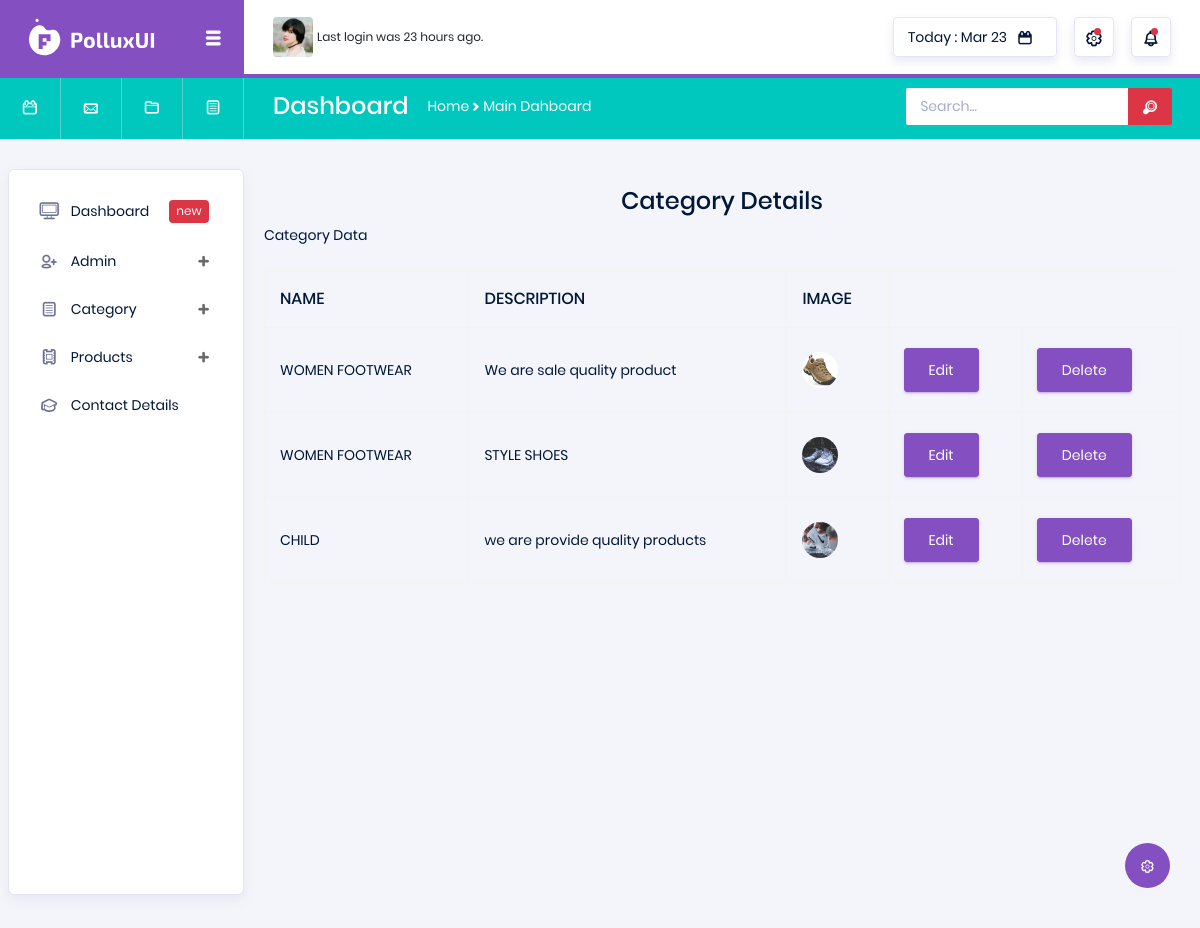
/Shoes/items/, run on an earlier commit of the app's database.
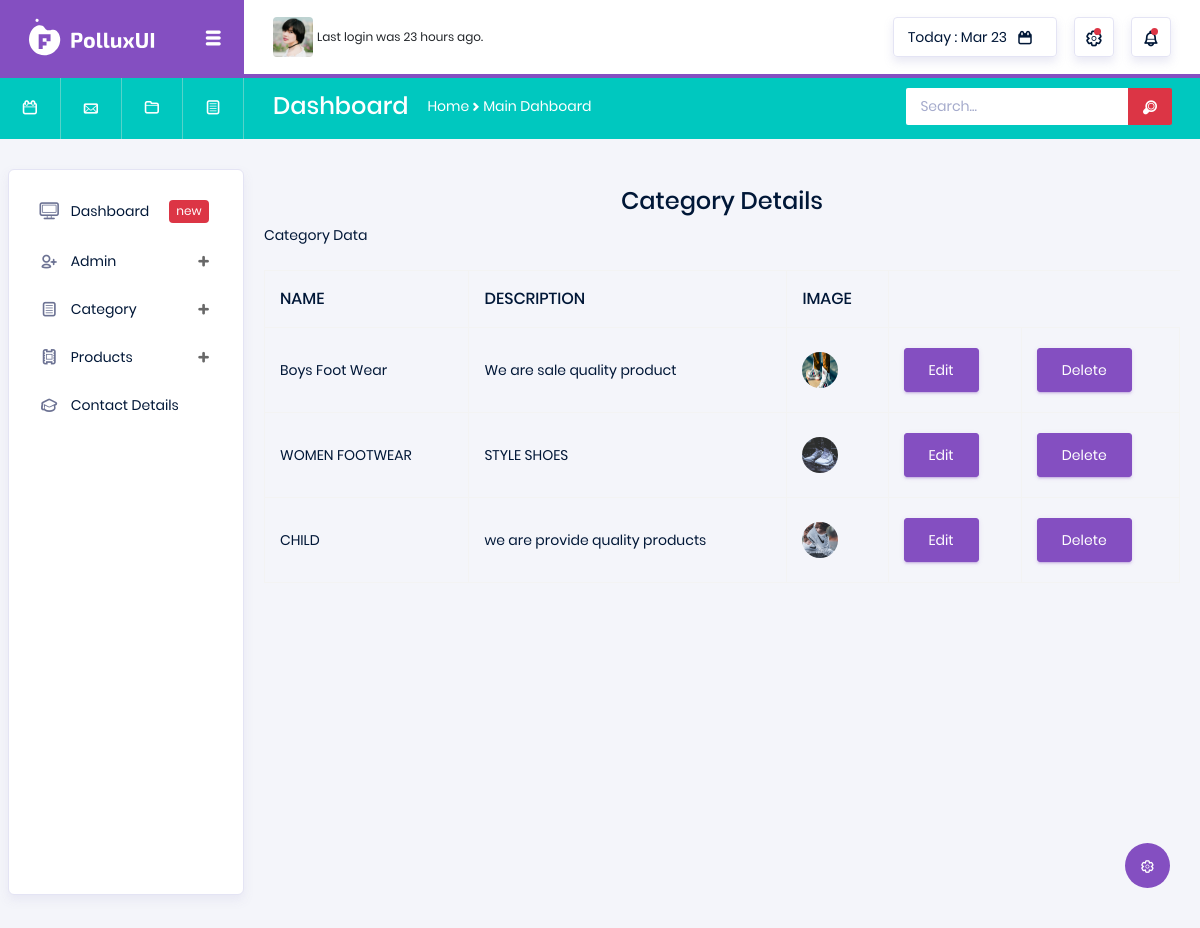
And on a later commit of the database.
### Shoes/models.py (models this page shows)
class category_data(models.Model):
    name = models.CharField(max_length=50, null=True, blank=True)
    content = models.CharField(max_length=50, null=True, blank=True)
    image = models.ImageField(upload_to="Profile", null=True, blank=True)

### Shoes/views.py (the view)
# urls.py: path('items/', views.items, name="items"),
def items(request):
    details = category_data.objects.all()
    return render(request, "Category_Data.html", {'details': details})

### Shoes/templates/Category_Data.html (shortened to what this page needs)
<!DOCTYPE html>
{% extends 'index.html' %}
{% block content %}
<html lang="en">
<head>
</head>
<body>
    <div class="card-body">
        <h4 class="card-title"><center>Category Details</center></h4>
      <p class="card-description">
        Category Data
      </p>
        <div class="table-responsive pt-3">
            <table class="table table-bordered">
                <thead>
                    <tr>
                        <th>NAME</th>
                        <th>DESCRIPTION</th>
                        <th>IMAGE</th>
                    </tr>
                </thead>
                {% for i in details %}
                    <tr>
                        <td>{{ i.name }}</td>
                        <td>{{ i.content }}</td>
                        <td>
                            <img src="{{ i.image.url }}" width="50px",height="50px">
                        </td>
                        <td>
                            <form action="{% url 'edititems' dataid=i.id %}">
                                <button type="submit" class="btn btn-primary">Edit</button>
                            </form>
                        </td>
                         <td>
                             <form action="{% url 'deledata' dataid=i.id %}">
                                <button type="submit" class="btn btn-primary">Delete</button>
                             </form>
                         </td>
                    </tr>
                {% endfor %}
            </table>
    </div>
</div>
</body>
</html>
{% endblock %}

What changed in the data, as far as the page shows it:
changed category_data "We are sale quality product": name "WOMEN FOOTWEAR" → "Boys Foot Wear"; image: a different picture
